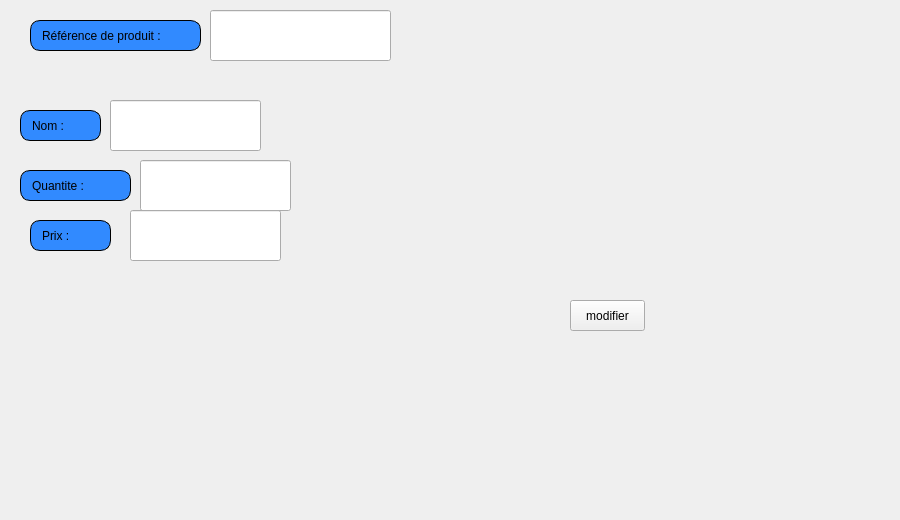
     <widget class="QWidget" name="tab_16">
      <attribute name="icon">
       <iconset>
        <normaloff>../../gestion_fournisseur/gEdit.png</normaloff>../../gestion_fournisseur/gEdit.png</iconset>
      </attribute>
      <attribute name="title">
       <string>Modifier</string>
      </attribute>
      <widget class="QLabel" name="label_29">
       <property name="geometry">
        <rect>
         <x>30</x>
         <y>20</y>
         <width>171</width>
         <height>31</height>
        </rect>
       </property>
       <property name="styleSheet">
        <string notr="true">border: 1px solid black;
border-radius: 10px;
padding: 0 8px;
background: #318aff;
font: bold, &quot;Arial&quot;;;
text-align:center;</string>
       </property>
       <property name="text">
        <string>Référence de produit :</string>
       </property>
      </widget>
      <widget class="QLabel" name="label_30">
       <property name="geometry">
        <rect>
         <x>20</x>
         <y>170</y>
         <width>111</width>
         <height>31</height>
        </rect>
       </property>
       <property name="styleSheet">
        <string notr="true">border: 1px solid black;
border-radius: 10px;
padding: 0 8px;
background: #318aff;
font: bold, &quot;Arial&quot;;;
text-align:center;</string>
       </property>
       <property name="text">
        <string>Quantite :</string>
       </property>
      </widget>
      <widget class="QLabel" name="label_31">
       <property name="geometry">
        <rect>
         <x>30</x>
         <y>220</y>
         <width>81</width>
         <height>31</height>
        </rect>
       </property>
       <property name="styleSheet">
        <string notr="true">border: 1px solid black;
border-radius: 10px;
padding: 0 8px;
background: #318aff;
font: bold, &quot;Arial&quot;;;
text-align:center;</string>
       </property>
       <property name="text">
        <string>Prix :</string>
       </property>
      </widget>
      <widget class="QLabel" name="label_49">
       <property name="geometry">
        <rect>
         <x>0</x>
         <y>-70</y>
         <width>891</width>
         <height>511</height>
        </rect>
       </property>
       <property name="text">
        <string/>
       </property>
       <property name="pixmap">
        <pixmap resource="ressources.qrc">:/images/img/imf.jpg</pixmap>
       </property>
      </widget>
      <widget class="QLineEdit" name="lineEdit_23">
       <property name="geometry">
        <rect>
         <x>210</x>
         <y>10</y>
         <width>181</width>
         <height>51</height>
        </rect>
       </property>
      </widget>
      <widget class="QLineEdit" name="lineEdit_25">
       <property name="geometry">
        <rect>
         <x>140</x>
         <y>160</y>
         <width>151</width>
         <height>51</height>
        </rect>
       </property>
      </widget>
      <widget class="QLineEdit" name="lineEdit_31">
       <property name="geometry">
        <rect>
         <x>130</x>
         <y>210</y>
         <width>151</width>
         <height>51</height>
        </rect>
       </property>
      </widget>
      <widget class="QPushButton" name="pushButton_22">
       <property name="geometry">
        <rect>
         <x>500</x>
         <y>17</y>
         <width>121</width>
         <height>41</height>
        </rect>
       </property>
       <property name="styleSheet">
        <string notr="true">#pushButton_22{
	image: url(:/new/prefix1/i,qge/AP.png);
border:none;}</string>
       </property>
       <property name="text">
        <string/>
       </property>
      </widget>
      <widget class="QLineEdit" name="lineEdit_13">
       <property name="geometry">
        <rect>
         <x>110</x>
         <y>100</y>
         <width>151</width>
         <height>51</height>
        </rect>
       </property>
      </widget>
      <widget class="QLabel" name="label_41">
       <property name="geometry">
        <rect>
         <x>20</x>
         <y>110</y>
         <width>81</width>
         <height>31</height>
        </rect>
       </property>
       <property name="styleSheet">
        <string notr="true">border: 1px solid black;
border-radius: 10px;
padding: 0 8px;
background: #318aff;
font: bold, &quot;Arial&quot;;;
text-align:center;</string>
       </property>
       <property name="text">
        <string>Nom :</string>
       </property>
      </widget>
      <widget class="QPushButton" name="pushButton_43">
       <property name="geometry">
        <rect>
         <x>630</x>
         <y>-90</y>
         <width>251</width>
         <height>361</height>
        </rect>
       </property>
       <property name="styleSheet">
        <string notr="true">#pushButton_43{
	image: url(:/new/prefix1/i,qge/c.png);
border:none;}</string>
       </property>
       <property name="text">
        <string/>
       </property>
      </widget>
      <widget class="QPushButton" name="modifier_pro">
       <property name="geometry">
        <rect>
         <x>570</x>
         <y>300</y>
         <width>75</width>
         <height>31</height>
        </rect>
       </property>
       <property name="styleSheet">
        <string notr="true">#modifier_pro{
font: bold, &quot;Arial&quot;;;     background-color: qlineargradient(x1: 0, y1: 0, x2: 0, y2: 1,
                                       stop: 0 #dadbde, stop: 1 #f6f7fa);
}
#modifier_pro:pressed {
font: bold, &quot;Arial&quot;;;     background-color: qlineargradient(x1: 0, y1: 0, x2: 0, y2: 1,
                                       stop: 0 #dadbde, stop: 1 #fff07b);}</string>
       </property>
       <property name="text">
        <string>modifier</string>
       </property>
       <property name="icon">
        <iconset resource="ressources.qrc">
         <normaloff>:/images/img/B.png</normaloff>:/images/img/B.png</iconset>
       </property>
      </widget>
      <zorder>label_49</zorder>
      <zorder>label_31</zorder>
      <zorder>label_29</zorder>
      <zorder>label_30</zorder>
      <zorder>lineEdit_23</zorder>
      <zorder>lineEdit_25</zorder>
      <zorder>lineEdit_31</zorder>
      <zorder>pushButton_22</zorder>
      <zorder>lineEdit_13</zorder>
      <zorder>label_41</zorder>
      <zorder>pushButton_43</zorder>
      <zorder>modifier_pro</zorder>
     </widget>
